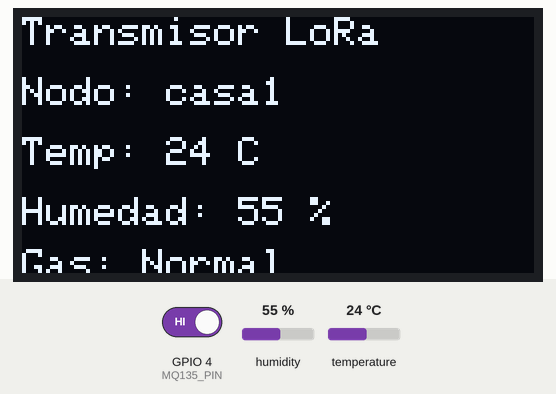
Recording of a sketch running on a simulated ESP32. Parts: 128×64 one-colour display. The inputs (shaded band) are chosen by the test bench; at power-on: humidity 55 %, GPIO 4 (MQ135_PIN) HIGH, temperature 24 °C. WiFi joins after 1.5 s; servers stay silent unless stated; no radio packets arrive unless stated; no MQTT or app messages arrive unless stated; what the sketch prints to the serial monitor is not drawn.

Above: at 3.3 s.
3.4 s: humidity set to 91 %
At 7.5 s:
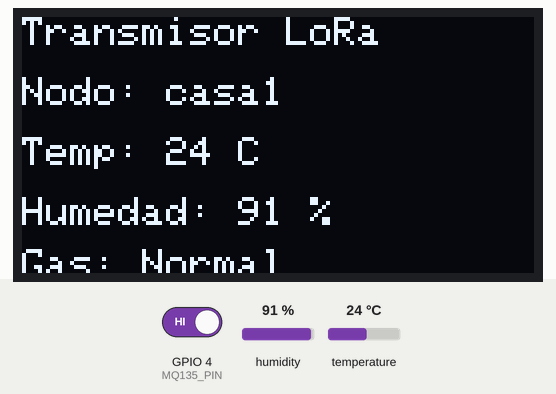
8.5 s: GPIO 4 (MQ135_PIN) driven LOW
At 12.2 s:
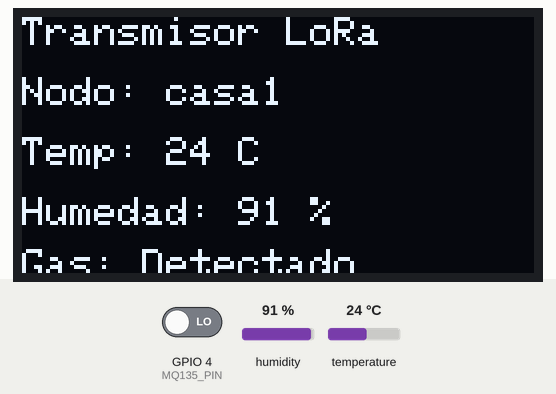
13.3 s: temperature set to 33 °C
At 19.0 s:
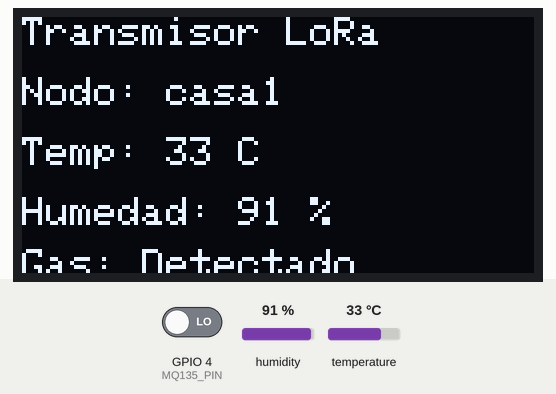
19.3 s: GPIO 4 (MQ135_PIN) driven HIGH
At 23.8 s:
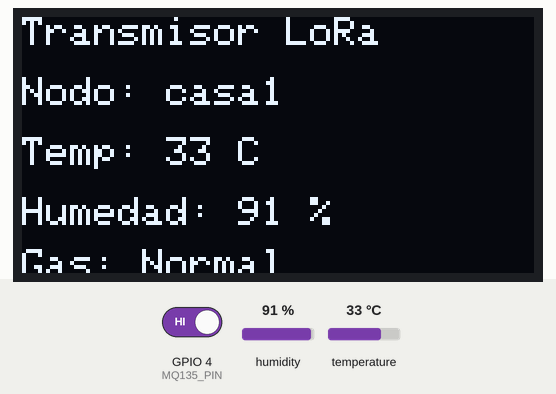
24.2 s: humidity set to 22 %
At 29.6 s:
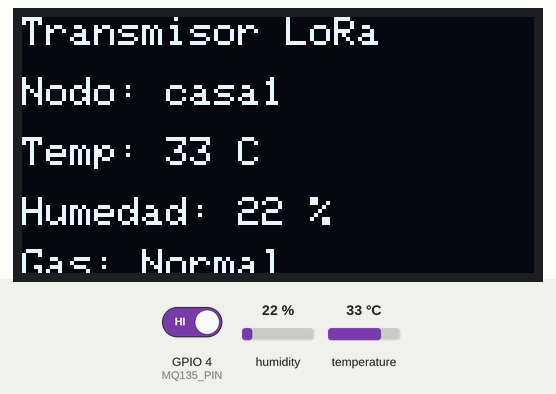
30.1 s: temperature set to 12 °C
At 35.4 s:
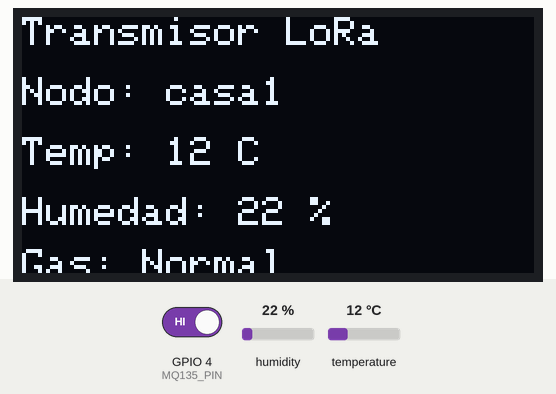
Timing chart, 0 to 36.9 s (numbered marks = the images above; inputs shaded):
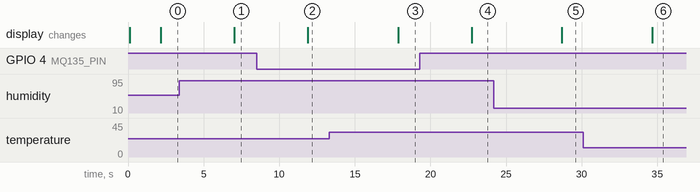

The sketch:

v5nodo1.ino
```cpp
#include <LoRa.h>
#include <SPI.h>
#include <Wire.h>
#include <Adafruit_GFX.h>
#include <Adafruit_SSD1306.h>
#include <DHT.h>
#include <WiFi.h>
#include <PubSubClient.h>

// Parámetros
#define NODO "casa1"

// LoRa
#define SCK 5
#define MISO 19
#define MOSI 27
#define SS 18
#define RST 23
#define DIO0 26
#define BAND 451E6

// Pantalla OLED
#define ANCHOPANTALLA 128
#define ALTOPANTALLA 64
#define OLED_SDA 21
#define OLED_SCL 22
#define OLED_RST 23
Adafruit_SSD1306 display(ANCHOPANTALLA, ALTOPANTALLA, &Wire, OLED_RST);

// Sensor DHT
#define dhtpin 25
#define DHTTYPE DHT11
DHT dht(dhtpin, DHTTYPE);

// Sensor MQ135 digital
#define MQ135_PIN 4
#define UMBRAL_GAS 1  // Cambia a 0 si tu sensor devuelve LOW cuando hay gas

int temp = 0;
int hum = 0;

// WiFi
const char* ssid = "WiFi_Mesh-108090";
const char* password = "DTQbuYSH";

// MQTT
const char* mqtt_server = "192.168.1.36";
const char* mqtt_user = "root";
const char* mqtt_password = "123";
WiFiClient espClient;
PubSubClient client(espClient);

// Estado anterior
bool last_atemp = false;
bool last_ahum = false;
bool last_error = false;
bool last_gas = false;

void callback(char* topic, byte* message, unsigned int length) {
  // Sin implementación aún
}

void connectWiFi() {
  WiFi.mode(WIFI_STA);
  WiFi.begin(ssid, password);
  Serial.print("Conectando a WiFi");
  unsigned long startAttemptTime = millis();

  while (WiFi.status() != WL_CONNECTED && millis() - startAttemptTime < 5000) {
    delay(200);
    Serial.print(".");
  }

  if (WiFi.status() == WL_CONNECTED) {
    Serial.println("\nWiFi conectado.");
    Serial.print("IP: "); Serial.println(WiFi.localIP());
  } else {
    Serial.println("\nError al conectar WiFi");
  }
}

void disconnectWiFi() {
  WiFi.disconnect(true);
  WiFi.mode(WIFI_OFF);
  Serial.println("WiFi desconectado para ahorrar energía");
}

void reconnectMQTT() {
  if (!client.connected()) {
    Serial.print("Intentando conectar MQTT...");
    if (client.connect(NODO, mqtt_user, mqtt_password)) {
      Serial.println("¡Conectado al broker MQTT!");
    } else {
      Serial.print("Error, rc=");
      Serial.print(client.state());
      Serial.println();
    }
  }
}

void setup() {
  Serial.begin(115200);

  // OLED
  pinMode(OLED_RST, OUTPUT);
  digitalWrite(OLED_RST, LOW); delay(20); digitalWrite(OLED_RST, HIGH);
  Wire.begin(OLED_SDA, OLED_SCL);
  if (!display.begin(SSD1306_SWITCHCAPVCC, 0x3c, false, false)) {
    Serial.println(F("Fallo iniciando SSD1306"));
    for (;;);
  }
  display.clearDisplay();
  display.setTextColor(WHITE);
  display.setTextSize(1);
  display.setCursor(0, 0);
  display.print("TRANSMISOR LORA");
  display.display();

  Serial.println("Prueba de envío LoRa");

  // LoRa
  SPI.begin(SCK, MISO, MOSI, SS);
  LoRa.setPins(SS, RST, DIO0);
  if (!LoRa.begin(BAND)) {
    Serial.println("Error iniciando LoRa");
    while (1);
  }
  LoRa.setSignalBandwidth(7800);
  LoRa.setTxPower(20);
  LoRa.setCodingRate4(8);
  LoRa.setSyncWord(0x34);
  LoRa.enableCrc();

  Serial.println("Inicio exitoso de LoRa!");
  display.setCursor(0, 10);
  display.print("Inicio exitoso de LoRa!");
  display.display();
  delay(2000);

  // Sensor
  dht.begin();
  pinMode(MQ135_PIN, INPUT);

  // MQTT
  client.setServer(mqtt_server, 1883);
  client.setCallback(callback);
}

void loop() {
  hum = dht.readHumidity();
  temp = dht.readTemperature();
  int gas = !digitalRead(MQ135_PIN); // Lectura digital del sensor MQ135

  if (isnan(temp) || isnan(hum)) {
    Serial.println("Error al leer sensor DHT!");
    temp = 2147483647;
  }

  bool current_error = (temp == 2147483647);
  bool current_atemp = (temp >= 30);
  bool current_ahum = (hum >= 90);
  bool current_gas = (gas == UMBRAL_GAS); // true si hay gas

  if (current_error != last_error || current_atemp != last_atemp || current_ahum != last_ahum || current_gas != last_gas) {
    Serial.println("Cambio detectado, conectando a WiFi...");

    connectWiFi();
    if (WiFi.status() == WL_CONNECTED) {
      reconnectMQTT();

      String topic = "test/topic";
      String payload;

      payload = "{\"domicilio\": \"" + String(NODO) + "\", ";
      payload += "\"alerta temperatura\": " + String(current_error ? 0 : (current_atemp ? 1 : 0)) + ", ";
      payload += "\"alerta humedad\": " + String(current_error ? 0 : (current_ahum ? 1 : 0)) + ", ";
      payload += "\"alerta gas\": " + String(current_gas ? 1 : 0) + ", ";
      payload += "\"alerta temp error\": " + String(current_error ? 1 : 0) + "}";

      bool published = false;
      int retries = 0;
      const int maxRetries = 3;

      while (!published && retries < maxRetries) {
        if (!client.connected()) {
          reconnectMQTT();
        }

        if (client.connected()) {
          published = client.publish(topic.c_str(), payload.c_str());
          if (published) {
            Serial.print("MQTT enviado a ");
            Serial.print(topic);
            Serial.print(": ");
            Serial.println(payload);
          } else {
            Serial.println("Error al publicar MQTT, reintentando...");
          }
        } else {
          Serial.println("No conectado al broker MQTT, intentando reconectar...");
        }

        client.loop();
        delay(1000);
        retries++;
      }

      if (published) {
        client.disconnect();
        Serial.println("Desconectado MQTT después de publicar");
      } else {
        Serial.println("Fallo al enviar MQTT tras varios intentos");
      }
    }

    disconnectWiFi();

    last_error = current_error;
    last_atemp = current_atemp;
    last_ahum = current_ahum;
    last_gas = current_gas;
  } else {
    Serial.println("Sin cambios, WiFi desconectado");
  }

  // Mostrar en OLED
  display.clearDisplay();
  display.setCursor(0, 0);
  display.setTextSize(1);
  display.println("Transmisor LoRa");
  display.setCursor(0, 15);
  display.print("Nodo: ");
  display.println(NODO);
  display.setCursor(0, 30);
  display.print("Temp: ");
  if (current_error) {
    display.println("Error sensor");
  } else {
    display.print(temp);
    display.println(" C");
  }
  display.setCursor(0, 45);
  display.print("Humedad: ");
  if (current_error) {
    display.println("Error sensor");
  } else {
    display.print(hum);
    display.println(" %");
  }
  display.setCursor(0, 58);
  display.print("Gas: ");
  display.println(current_gas ? "Detectado" : "Normal");
  display.display();

  // Enviar paquete LoRa
  LoRa.beginPacket();
  LoRa.print(NODO);
  LoRa.print(":");
  LoRa.print(current_error ? 0 : temp);
  LoRa.print("C ");
  LoRa.print(current_error ? 0 : hum);
  LoRa.print("% ");
  LoRa.print("Gas:");
  LoRa.print(current_gas ? "1" : "0");
  LoRa.endPacket();

  delay(1000);
}
```

Measured:
- after the input at 3.4 s, the display: changes after 3.6 s (image 1)
- after the input at 8.5 s, the display: changes after 3.4 s (image 2)
- after the input at 13.3 s, the display: changes after 4.6 s (image 3)
- after the input at 19.3 s, the display: changes after 3.4 s (image 4)
- after the input at 24.2 s, the display: changes after 4.5 s (image 5)
- after the input at 30.1 s, the display: changes after 4.6 s (image 6)
